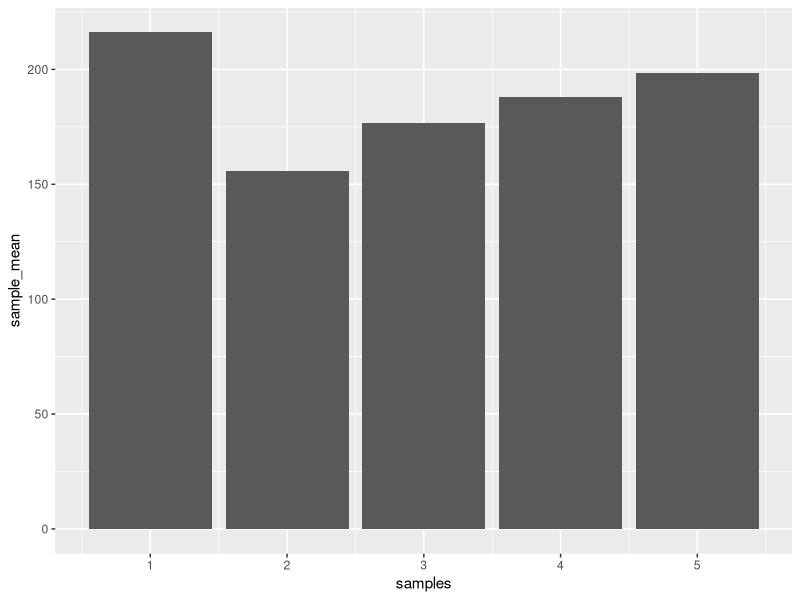
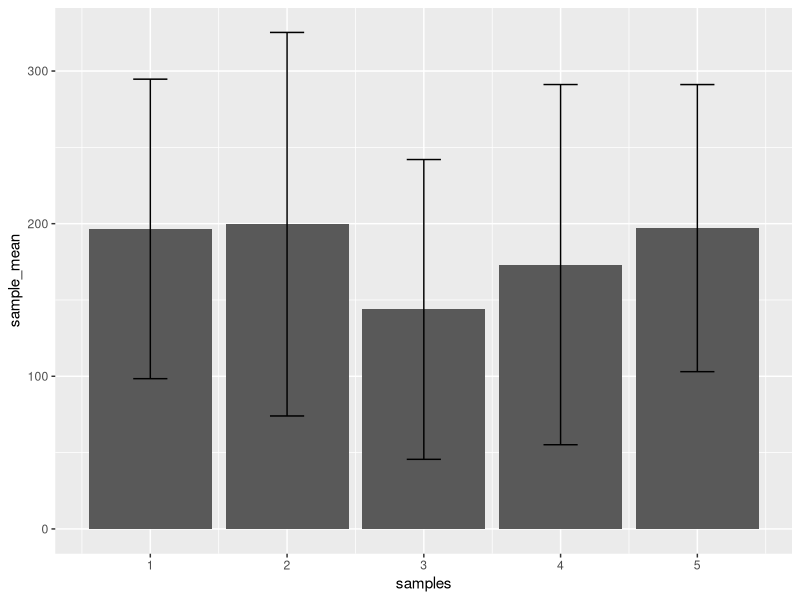
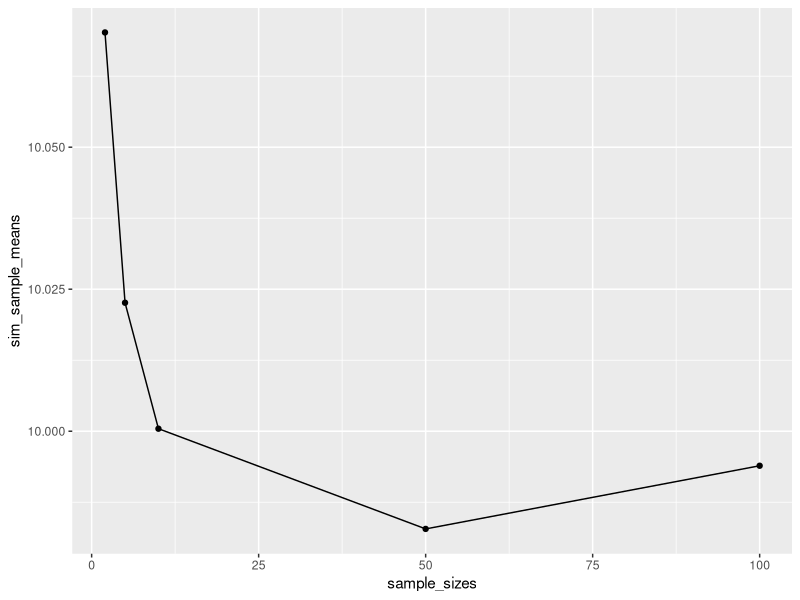
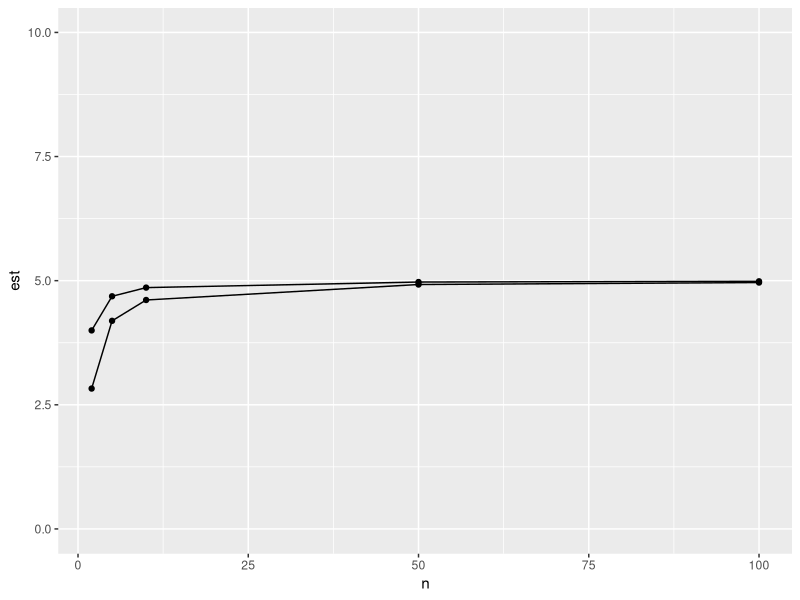

These charts were generated, in order, by the following R code:
## ---- chunk 1

observations <- rnorm(5*25, 200, 100)
samples <- rep(1:5, each = 25)
my_data <- data.frame(samples, observations)

library(dplyr)

means <- my_data %>%
    group_by(samples)%>%
    summarize(sample_mean = mean(observations))

library(ggplot2)

ggplot(means, aes(x = samples, y = sample_mean ))+
  geom_bar(stat = "identity")
  


## ---- chunk 2
#sampling process 
observations <- rnorm(5*25, 200, 100)
samples <- rep(1:5, each = 25)
my_data <- data_frame(samples, observations)

#get means
means <- my_data %>%
    group_by(samples)%>%
    summarize(sample_mean = mean(observations),
              sample_sd = sd(observations)) 

#plot means
ggplot(means, aes(x = samples, y = sample_mean ))+
  geom_bar(stat = "identity") + 
  
  geom_errorbar(aes(ymin = sample_mean - sample_sd,
                    ymax = sample_mean + sample_sd),
                width = .25)

## ---- chunk 3
#n=2
observations <-rnorm(2*10000,10,5)
samples <- rep(1:10000, each =2)
my_data <- data_frame(samples, observations)

summarized_data <- my_data %>%
 group_by(samples)%>%
    summarize(sample_means = mean(observations))

mean(summarized_data$sample_means)

#n=5
observations <-rnorm(5*10000,10,5)
samples <- rep(1:10000, each =5)
my_data <- data_frame(samples, observations)

summarized_data <- my_data %>%
 group_by(samples)%>%
    summarize(sample_means = mean(observations))

mean(summarized_data$sample_means)


## ---- chunk 4

sample_sizes <- c(2,5,10,50,100)
sim_sample_means <- c()
for(i in 1:length(sample_sizes)) {
  
  observations <-rnorm(sample_sizes[i]*10000,10,5)
  samples <- rep(1:10000, each = sample_sizes[i])
  my_data <- data_frame(samples, observations)

  summarized_data <- my_data %>%
    group_by(samples)%>%
    summarize(sample_means = mean(observations))

sim_sample_means[i] <- mean(summarized_data$sample_means)
}

sim_data <- data.frame(sample_sizes, sim_sample_means)

ggplot(sim_data, aes(x=sample_sizes, y=sim_sample_means, group=1))+
  geom_point()+
  geom_line()
  coord_cartesian(ylim = c(0,20))
## ---- chunk 5

sd_N <- function(x) sqrt(sum((mean(x)-x)^2) / length(x))

sample_sizes <- c(2,5,10,50,100)
sim_sample_sd <- c()
sim_sample_sd_N <- c()
for(i in 1:length(sample_sizes)){
  observations <-rnorm(sample_sizes[i]*10000,10,5)
  samples <- rep(1:10000, each = sample_sizes[i])
  my_data <- data.frame(samples,observations)

  summarized_data <- my_data %>%
    group_by(samples) %>%
    summarize(
              sample_sd = sd(observations),
              sample_sd_N = sd_N(observations)
              )

  sim_sample_sd[i] <- mean(summarized_data$sample_sd)
  sim_sample_sd_N[i] <- mean(summarized_data$sample_sd_N)
  }

sim_data <- data.frame(n = rep(sample_sizes,2),
      est = c(sim_sample_sd_N, sim_sample_sd),
      formula = c(rep("N", 5), rep("N-1", 5)))


ggplot(sim_data, aes(x=n, y=est, group=formula))+
  geom_point()+
  geom_line()+
  coord_cartesian(ylim = c(0,10))
  

